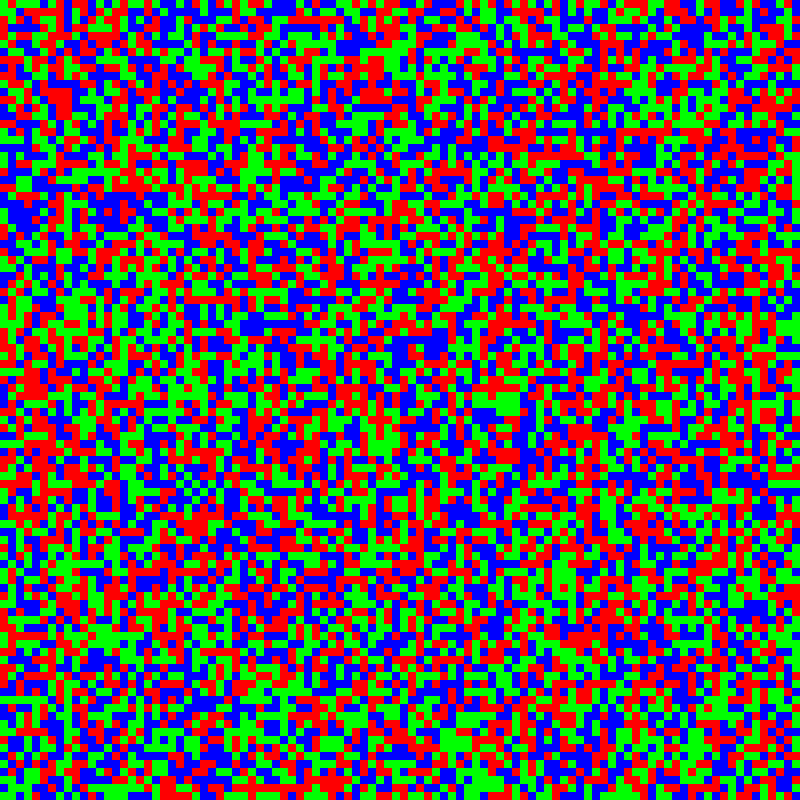
Frame 1 (no input)
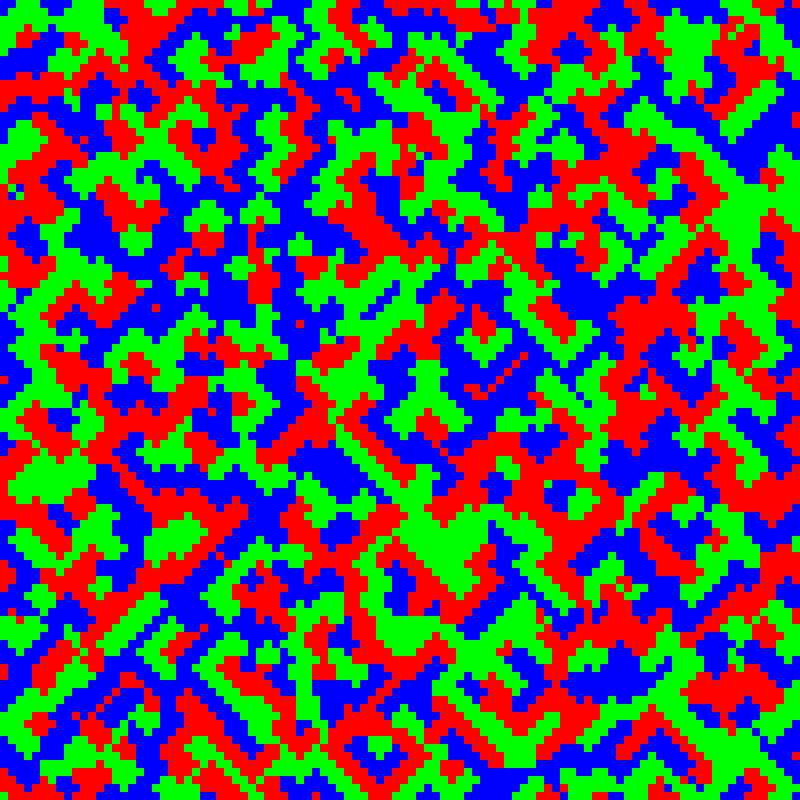
Frame 60 (no input)
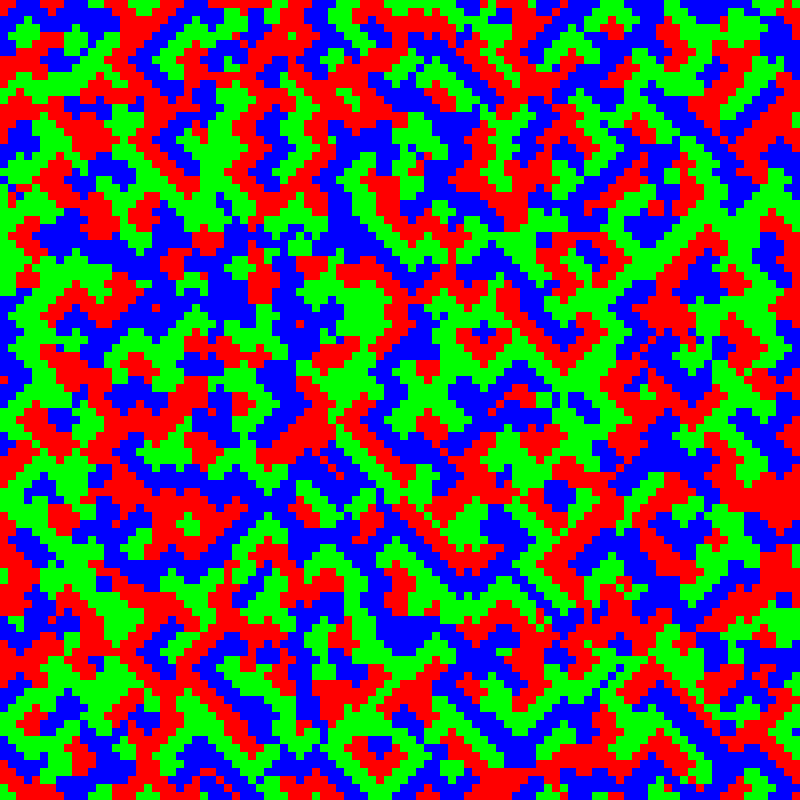
Frame 120 (the mouse pressed at the canvas centre since frame 60)

The p5.js sketch that drew these frames (run headless with seeded random() and noise() and a simulated clock; from frame 60 on, the mouse is pressed at the canvas centre):

// p5.js sketch
// ── sketch.js
var DIM = 100;
var grid = [];
var w = 800;
var h = 800;

const ROCK = 0;
const PAPER = 1;
const SCISSORS = 2;

let initBoard = (dim) => {
    let board = [];
    for (let i = 0; i < dim; i++) {
        board[i] = [];
        for (let j = 0; j < dim; j++) {
            board[i][j] = Math.floor(Math.random() * 3);
        }
    }
    return board;
};

let newGeneration = () => {
    var newGrid = grid.map(function(arr) {
        return arr.slice();
    });
    for (let i = 0; i < DIM; i++) {
        for (let j = 0; j < DIM; j++) {
            if (cellScore(i, j) < 0) {
                newGrid[i][j] = (grid[i][j] + 1) % 3;
            }
        }
    }
    return newGrid;
};

let cellScore = (i, j) => {
    let score = 0;
    let currentCell = grid[i][j];
    if (i != 0) {
        score += results(currentCell, grid[i - 1][j]);
    }
    if (i != DIM - 1) {
        score += results(currentCell, grid[i + 1][j]);
    }
    if (j != 0) {
        score += results(currentCell, grid[i][j - 1]);
    }
    if (j != DIM - 1) {
        score += results(currentCell, grid[i][j + 1]);
    }
    return score;
};

let results = (cellFrom, cellWith) => {
    if (cellFrom == ROCK && cellWith == SCISSORS) {
        return 1;
    } else if (cellFrom == SCISSORS && cellWith == ROCK) {
        return -1;
    } else {
        return cellFrom - cellWith;
    }
};

function setup() {
    createCanvas(w, h);
    grid = initBoard(DIM);
}

function draw() {
    background(0);

    strokeWeight(0);
    for (let i = 0; i < DIM; i++) {
        for (let j = 0; j < DIM; j++) {
            if (grid[i][j] == 0) {
                fill(255, 0, 0);
            } else if (grid[i][j] == 1) {
                fill(0, 0, 255);
            } else if (grid[i][j] == 2) {
                fill(0, 255, 0);
            }
            rect(i * (w / DIM), j * (h / DIM), w / DIM, h / DIM);
        }
    }

    grid = newGeneration();
}
